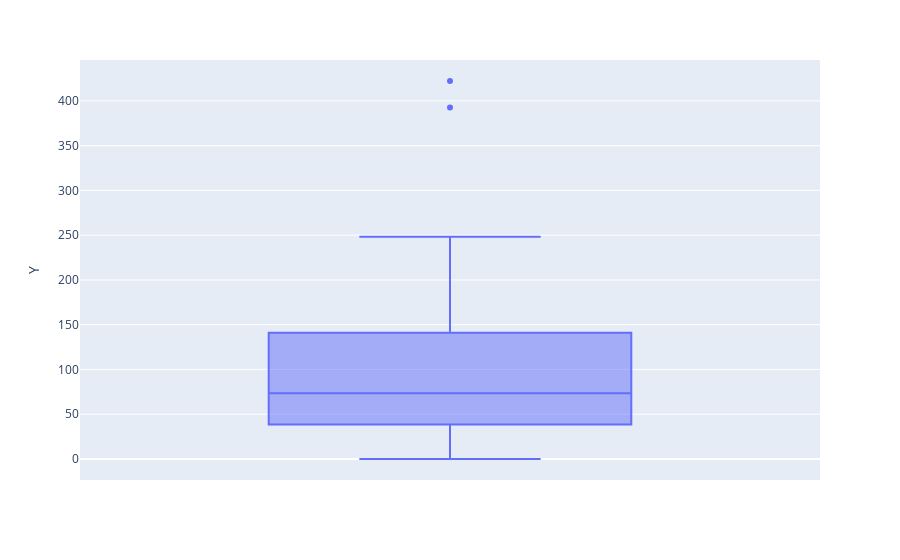

The cell this chart's notebook holds for it:
### Markdown cell above
### Plot a distribuição da coluna Y usando o box plot da lib plotly

### Code cell
graph = px.box(data, y="Y")
graph.show()

### Figure 1 — Plotly figure (JSON) as saved in the notebook; plotly's stock layout.template omitted (floating-point values rounded to 4 significant figures)
{"data": [{"alignmentgroup": "True", "hovertemplate": "Y=%{y}<extra></extra>", "legendgroup": "", "marker": {"color": "#636efa"}, "name": "", "notched": false, "offsetgroup": "", "orientation": "v", "showlegend": false, "type": "box", "x0": " ", "xaxis": "x", "y": [392.5, 46.2, 15.7, 422.2, 119.4, 170.9, 56.9, 77.5, 214, 65.3, 20.9, 248.1, 23.5, 39.6, 48.8, 6.6, 134.9, 50.9, 4.4, 113, 14.8, 48.7, 52.1, 13.2, 103.9, 77.5, 11.8, 98.1, 27.9, 38.1, 0, 69.2, 14.6, 40.3, 161.5, 57.2, 217.6, 58.1, 12.6, 59.6, 89.9, 202.4, 181.3, 152.8, 162.8, 73.4, 21.3, 92.6, 76.1, 39.9, 142.1, 93, 31.9, 32.1, 55.6, 133.3, 194.5, 137.9, 87.4, 209.8, 95.5, 244.6, 187.5], "y0": " ", "yaxis": "y"}], "layout": {"autosize": true, "boxmode": "group", "legend": {"tracegroupgap": 0}, "margin": {"t": 60}, "xaxis": {"anchor": "y", "autorange": true, "domain": [0, 1], "range": [-0.5, 0.5], "type": "category"}, "yaxis": {"anchor": "x", "autorange": true, "domain": [0, 1], "range": [-23.46, 445.7], "title": {"text": "Y"}, "type": "linear"}}}
